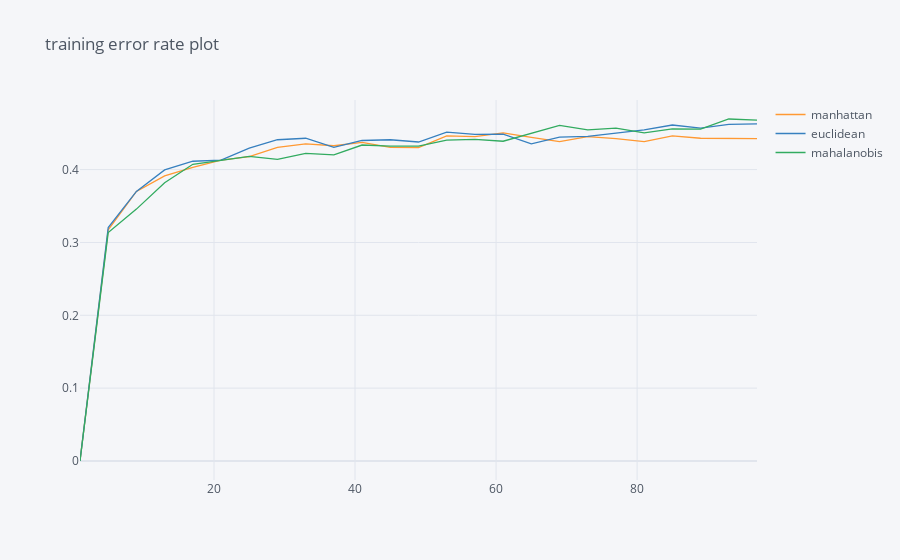

The cell this chart's notebook holds for it:
### Markdown cell above
### A.3b KNN classifiers of metrics (manhattan vs euclidean vs mahalanobis) error rate against k values
The knn classifiers are plugined into the pipeline with StandardScaler() for the preprocessing.

### Code cell
from sklearn.neighbors import KNeighborsClassifier, DistanceMetric
from matplotlib.colors import ListedColormap
from sklearn.metrics import accuracy_score, f1_score, recall_score, classification_report
p_values = {'manhattan':1, 'euclidean':2, 'mahalanobis':None}
train_error_dict = {}
range_lst = list(range(1, 100, 4))
train_error_dict['K Value'] = range_lst
for p_key, p_value in p_values.items():
    train_error_lst = []
    for n_neighbors in range_lst:
        #print(n_neighbors)
        if p_key == 'mahalanobis':
            clf_neighbor = Pipeline([("scale", StandardScaler()), \
                         ("KNN", KNeighborsClassifier(n_neighbors = n_neighbors, \
                                                      metric='mahalanobis',
                                                      metric_params={'V': np.cov(assets['XLNX'].X_train.T)}))])
        else:
            clf_neighbor = Pipeline([("scale", StandardScaler()), ("KNN", KNeighborsClassifier(n_neighbors = n_neighbors, p = p_value))])
        clf_neighbor.fit(assets['XLNX'].X_train, assets['XLNX'].y_train)
        y_label_Train_knn_pred = clf_neighbor.predict(assets['XLNX'].X_train)
        #sensitivity_lst.append(classification_report(assets['XLNX'].y_train, y_label_Train_knn_pred, output_dict = True)['1']['recall'])
        train_error_lst.append(1-classification_report(assets['XLNX'].y_train, y_label_Train_knn_pred, output_dict = True)['accuracy'])
    train_error_dict[p_key] = train_error_lst
# plt.title('Sensitivity vs. K Value')
# plt.xlabel('K')
# plt.ylabel('Sensitivity')
# plt.show()
pd.DataFrame(train_error_dict).set_index('K Value').iplot(title = 'training error rate plot')

### Figure 1 — Plotly figure (JSON) as saved in the notebook; plotly's stock layout.template omitted (floating-point values rounded to 4 significant figures)
{"data": [{"line": {"color": "rgba(255, 153, 51, 1.0)", "dash": "solid", "shape": "linear", "width": 1.3}, "mode": "lines", "name": "manhattan", "text": "", "type": "scatter", "x": [1, 5, 9, 13, 17, 21, 25, 29, 33, 37, 41, 45, 49, 53, 57, 61, 65, 69, 73, 77, 81, 85, 89, 93, 97], "y": [0, 0.3173, 0.3701, 0.3913, 0.4032, 0.413, 0.4177, 0.4306, 0.4353, 0.4327, 0.4374, 0.4306, 0.4301, 0.4462, 0.4451, 0.4503, 0.4441, 0.4384, 0.4451, 0.4425, 0.4384, 0.4462, 0.4431, 0.4425, 0.4425]}, {"line": {"color": "rgba(55, 128, 191, 1.0)", "dash": "solid", "shape": "linear", "width": 1.3}, "mode": "lines", "name": "euclidean", "text": "", "type": "scatter", "x": [1, 5, 9, 13, 17, 21, 25, 29, 33, 37, 41, 45, 49, 53, 57, 61, 65, 69, 73, 77, 81, 85, 89, 93, 97], "y": [0, 0.3204, 0.3701, 0.3996, 0.4115, 0.413, 0.4296, 0.441, 0.4431, 0.4306, 0.44, 0.441, 0.4379, 0.4513, 0.4482, 0.4488, 0.4353, 0.4446, 0.4457, 0.4503, 0.4545, 0.4612, 0.457, 0.4622, 0.4627]}, {"line": {"color": "rgba(50, 171, 96, 1.0)", "dash": "solid", "shape": "linear", "width": 1.3}, "mode": "lines", "name": "mahalanobis", "text": "", "type": "scatter", "x": [1, 5, 9, 13, 17, 21, 25, 29, 33, 37, 41, 45, 49, 53, 57, 61, 65, 69, 73, 77, 81, 85, 89, 93, 97], "y": [0, 0.3137, 0.3458, 0.382, 0.4073, 0.413, 0.4182, 0.4141, 0.4224, 0.4203, 0.4337, 0.4322, 0.4322, 0.4405, 0.4415, 0.4389, 0.4503, 0.4607, 0.4545, 0.457, 0.4503, 0.456, 0.4555, 0.4695, 0.4679]}], "layout": {"legend": {"bgcolor": "#F5F6F9", "font": {"color": "#4D5663"}}, "paper_bgcolor": "#F5F6F9", "plot_bgcolor": "#F5F6F9", "title": {"font": {"color": "#4D5663"}, "text": "training error rate plot"}, "xaxis": {"gridcolor": "#E1E5ED", "showgrid": true, "tickfont": {"color": "#4D5663"}, "title": {"font": {"color": "#4D5663"}, "text": ""}, "zerolinecolor": "#E1E5ED"}, "yaxis": {"gridcolor": "#E1E5ED", "showgrid": true, "tickfont": {"color": "#4D5663"}, "title": {"font": {"color": "#4D5663"}, "text": ""}, "zerolinecolor": "#E1E5ED"}}}
